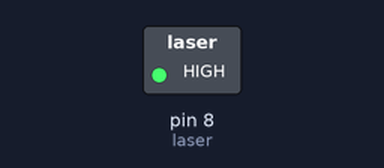
The sketch below on a simulated Arduino Uno, built with avr-gcc and run on an emulated ATmega328P. Parts: switched loads named in the sketch (green lamp = pin HIGH). What the sketch prints to the serial monitor is not drawn.

Above: at 5.2 s.
At 15.5 s:
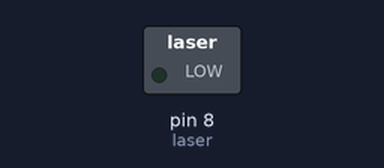
Timing chart, 0 to 19.5 s (numbered marks = the images above):
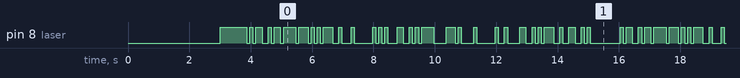

Measured:
- by itself, pin 8 (laser): moves between LOW and HIGH, repeating every 12.1 s
- by itself, everything shown: repeats every 12.1 s, in 62 steps

The sketch:

TransmitterEnd.ino
```cpp
const int laser = 8;  //pin number the laser is connected to
const int delayValue = 100; //dekay in miliseconds per bit

String myText = "Your Text Here"; //the string that needs to be sent
String sequence = "WrongAnswer";

//getInput takes the "myText" variable and converts the string into binary and returns in "sequence" variable
String getInput(String input){

  String loopSequence = "";

   for(int i=0; i<input.length(); i++){

   char myChar = input.charAt(i);

    for(int i=7; i>=0; i--){
      byte bytes = bitRead(myChar,i);
      loopSequence += bytes;
    }
  }
  return loopSequence;
}

//transmits the 'sequence' variable onto laser.
// '1' in string = laser on
// '0' in string = laser off
void transmitData(String sequence){

  for(int i=0; i<sequence.length();i++){

    if(sequence[i] == '1'){
      digitalWrite(laser,HIGH);
      Serial.print(sequence[i]);
    }
    else{
      digitalWrite(laser,LOW);
      Serial.print(sequence[i]);
     }

    delay(delayValue);
  }
}


void setup() {
  Serial.begin(9600);
  pinMode(laser,OUTPUT);
  digitalWrite(laser,LOW);

  delay(3000);  //starts after 3 seconds

  //sends an 8-bit high sequence then the input sequence
  //receiver starts reading afte the 8-bit input
  for(int i=0;i<8;i++){
    digitalWrite(laser,HIGH);
    delay(delayValue);
  }
}

void loop() {
    sequence = "";
  Serial.println(myText);

  sequence = getInput(myText);  //converting string to binary
  Serial.println(sequence);

  transmitData(sequence); //sending the binary sequence

  //8-bit 0s are sent to stop reading
  for(int i=0;i<8;i++){
    digitalWrite(laser,LOW);
    delay(delayValue);
  }

}
```
